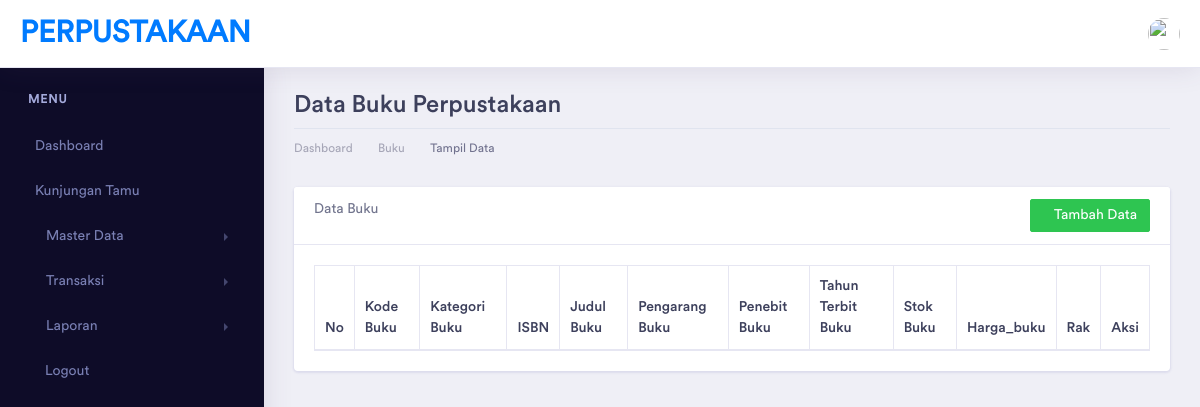
Page /index.php/buku on the earlier database version.
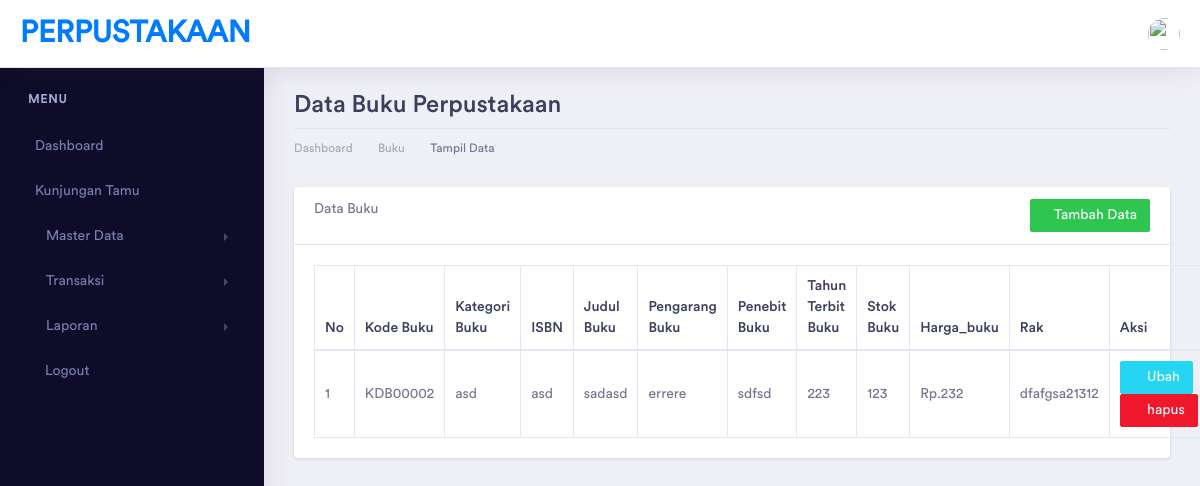
Same page on the later database version.
### tables this page shows
CREATE TABLE `buku` (
  `id_buku` int(5) NOT NULL,
  `kd_buku` varchar(10) NOT NULL,
  `kategori_id` int(5) NOT NULL,
  `isbn` varchar(100) NOT NULL,
  `judul_buku` varchar(100) NOT NULL,
  `id_penulis` varchar(75) NOT NULL,
  `id_penerbit` varchar(75) NOT NULL,
  `tahun_terbit` varchar(4) NOT NULL,
  `stok_buku` varchar(3) NOT NULL,
  `harga_buku` varchar(10) NOT NULL,
  `id_rak` int(5) NOT NULL
);

CREATE TABLE `kategoribuku` (
  `id_kb` int(5) NOT NULL,
  `kd_kategori` varchar(10) NOT NULL,
  `nama_kategori` varchar(100) NOT NULL
);

CREATE TABLE `penulis` (
  `id_penulis` int(5) NOT NULL,
  `kd_penulis` varchar(10) NOT NULL,
  `penulis` varchar(100) NOT NULL
);

CREATE TABLE `penerbit` (
  `id_penerbit` int(5) NOT NULL,
  `kd_penerbit` varchar(10) NOT NULL,
  `penerbit` varchar(100) NOT NULL
);

CREATE TABLE `rak` (
  `id_rak` int(5) NOT NULL,
  `kd_rak` varchar(10) NOT NULL,
  `nama_rak` varchar(100) NOT NULL
);

### application/controllers/Buku.php (called while the page is built, shortened)
<?php
class Buku extends CI_Controller {
    function __construct()
    {
        $this->load->model(array('rakModel','KategoriBukuModel','BukuModel','PenerbitModel','PenulisModel'));
    }
	public function index()
	{
        $data['title'] = "Data Buku Perpustakaan | PERPUSTAKAAN";
        $data['buku'] = $this->BukuModel->get_buku();
        $data['penerbit'] = $this->PenerbitModel->get_penerbit();
        $data['penulisbuku'] = $this->PenulisModel->get_penulis();
        $data['kategoribuku'] = $this->KategoriBukuModel->get_kategoribuku();
		$this->load->view('template/header', $data);
        $this->load->view('template/sidebar');
        $this->load->view('buku/buku_read', $data);
        $this->load->view('template/footer');
	}
}

### index.php (called while the page is built, shortened)
<?php
require_once BASEPATH.'core/CodeIgniter.php';

### application/models/BukuModel.php (called while the page is built, shortened)
<?php
class BukuModel extends CI_Model
{
    public function get_buku()
    {
        $q = "select buku.*, kategoribuku.nama_kategori, penulis.penulis, penerbit.penerbit, rak.nama_rak from buku inner join kategoribuku on buku.kategori_id = kategoribuku.id_kb inner join penerbit on penerbit.id_penerbit = buku.id_penerbit inner join penulis on penulis.id_penulis = buku.id_penulis  inner join rak on rak.id_rak = buku.id_rak";
        return $this->db->query($q)->result();
    }
}

### application/views/buku/buku_read.php (the view, shortened to what the changed rows need)
<div class="dashboard-wrapper">
    <div class="container-fluid dashboard-content">
        <div class="row">
            <div class="col-xl-12 col-lg-12 col-md-12 col-sm-12 col-12">
                <div class="page-header">
                    <h2 class="pageheader-title">Data Buku Perpustakaan </h2>
                </div>
            </div>
        </div>
        <div class="row">
            <div class="col-xl-12 col-lg-12 col-md-12 col-sm-12 col-12">
                <div class="card">
                    <div class="card-body">
                        <table class="table table-bordered">
                            <thead>
                                <tr>
                                    <th>No</th>
                                    <th>Kode Buku</th>
                                    <th>Kategori Buku</th>
                                    <th>ISBN</th>
                                    <th>Judul Buku</th>
                                    <th>Pengarang Buku</th>
                                    <th>Penebit Buku</th>
                                    <th>Tahun Terbit Buku</th>
                                    <th>Stok Buku</th>
                                    <th>Harga_buku</th>
                                    <th>Rak</th>
                                    <th>Aksi</th>
                                </tr>
                            </thead>
                            <tbody>
                                <?php
                                    $no = 1;
                                    foreach($buku as $a){
                                        echo "<tr>
                                            <td>".$no++."</td>
                                            <td>".$a->kd_buku."</td>
                                            <td>".$a->nama_kategori."</td>
                                            <td>".$a->isbn."</td>
                                            <td>".$a->judul_buku."</td>
                                            <td>".$a->penulis."</td>
                                            <td>".$a->penerbit."</td>
                                            <td>".$a->tahun_terbit."</td>
                                            <td>".$a->stok_buku."</td>
                                            <td> Rp.".$a->harga_buku."</td>
                                            <td>".$a->nama_rak."</td>
                                            <td>
                                                <a href=".base_url('buku/ubah/'.$a->id_buku)." class='btn btn-info btn-sm'>
                                                    <i class='fa fa-edit'></i> Ubah
                                                </a>
                                                <a href=".base_url('buku/hapus/'.$a->id_buku)." class='btn btn-danger btn-sm'
                                                    onclick='return confirm(\"ingin hapus data ini?\")'>
                                                    <i class='fa fa-trash'></i> hapus
                                                </a>
                                            </td>
                                            </tr>";
                                    }
                                ?>
                            </tbody>
                        </table>
                    </div>
                </div>
            </div>
        </div>
    </div>
</div>

Differences in the rows shown:
added buku: kd_buku "KDB00002", kategoribuku.nama_kategori "asd", isbn "asd", judul_buku "sadasd", id_penulis.penulis "errere", id_penerbit.penerbit "sdfsd", tahun_terbit "223", stok_buku "123", harga_buku "232", id_rak.nama_rak "dfafgsa21312"
